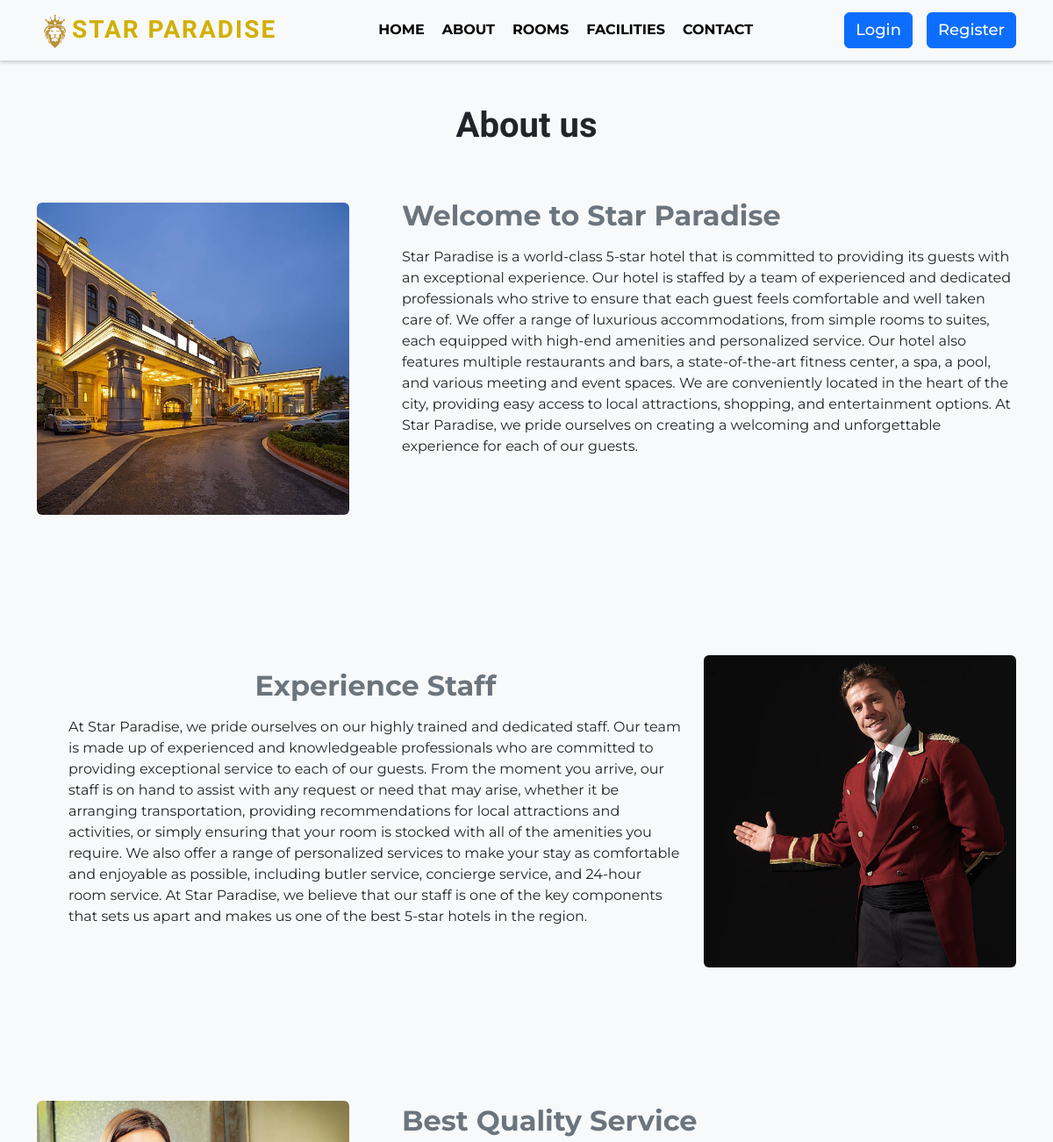
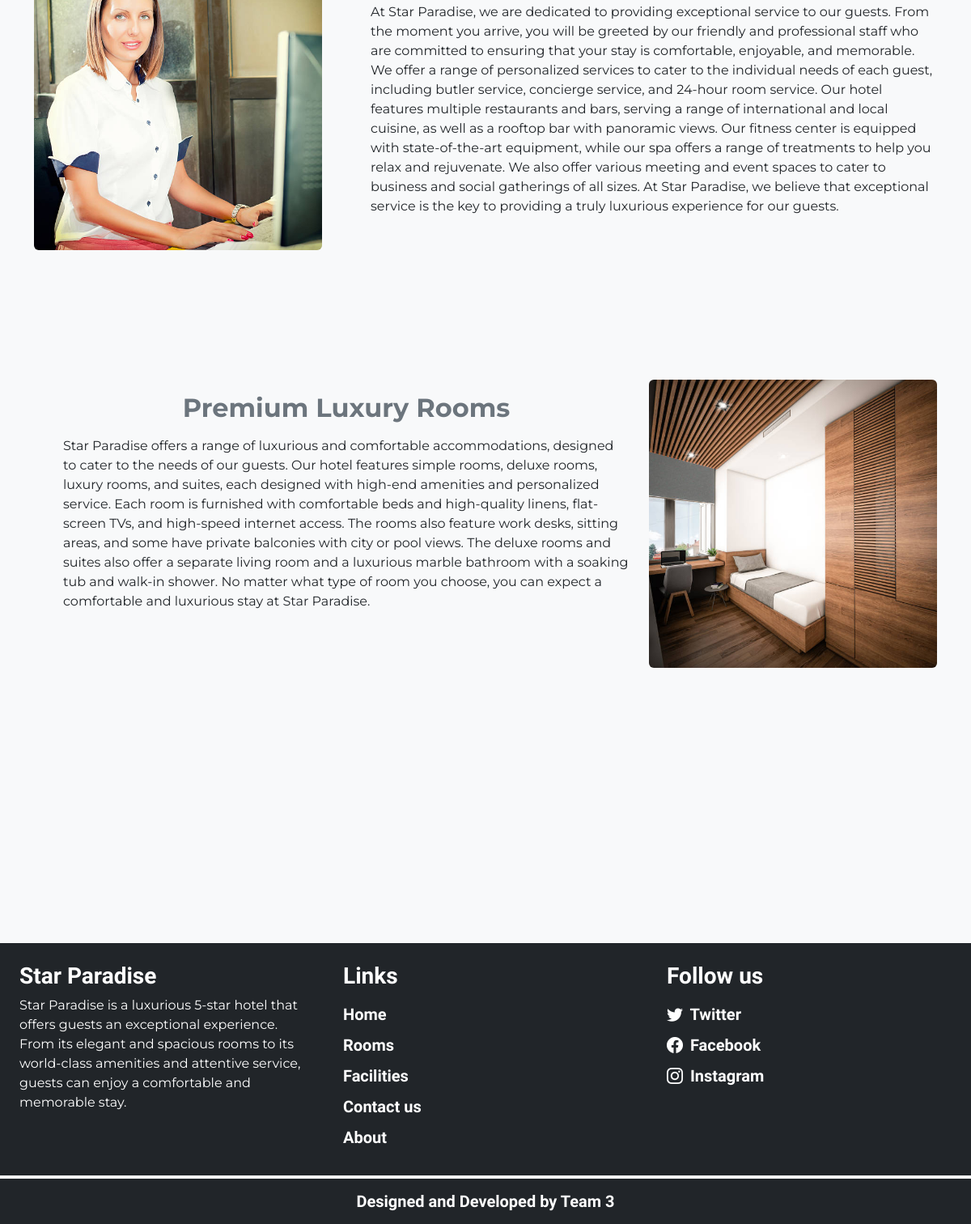
Page /about.php on the committed database (2 pictures, top to bottom).
### tables this page shows
CREATE TABLE `settings` (
  `sr_no` int(11) NOT NULL,
  `site_title` varchar(50) NOT NULL,
  `site_about` varchar(250) NOT NULL,
  `shutdown` tinyint(1) NOT NULL
);

### admin/inc/db_config.php (called while the page is built, shortened)
<?php
  function select($sql,$values,$datatypes)
  {
    $con = $GLOBALS['con'];
    if($stmt = mysqli_prepare($con,$sql))
    {
      mysqli_stmt_bind_param($stmt,$datatypes,...$values);
      if(mysqli_stmt_execute($stmt)){
        $res = mysqli_stmt_get_result($stmt);
        return $res;
      }
      else{
        mysqli_stmt_close($stmt);
        die("Query cannot be executed - Select");
      }
    }
    else{
      die("Query cannot be prepared - Select");
    }
  }
?>

### about.php (the view, shortened to what this page needs)
<!DOCTYPE html>
<html lang="en">
<head>
  <?php require('inc/links.php'); ?>
</head>
<body class="bg-light">
  <?php require('inc/header.php'); ?>
  <section class="about section-padding" id="about">
    <div class="container">
      <div class="row">
        <h1 class="text-center" data-aos="fade-down" data-aos-easing="linear" data-aos-duration="1500">About us</h1>
        <div class="col-lg-4 col-md-12 col-12 mb-sm-1 mt-md-5 mt-sm-5" data-aos="zoom-in" data-aos-duration="1500">
          <div class="about-img mt-2"><img alt="" class="img-fluid rounded " src="images\A-2.jpeg"></div>
        </div>
        <div class="col-lg-8 col-md-12 col-12 ps-lg-5 mt-md-5 mt-sm-5" data-aos="fade-left" data-aos-duration="2000">
          <div class="about-text pt-1">
            <h2 class="text-muted mb-3"><b>Welcome to Star Paradise</b></h2>
            <p>Star Paradise is a world-class 5-star hotel that is committed to providing its guests with an exceptional experience. Our hotel is staffed by a team of experienced and dedicated professionals who strive to ensure that each guest feels comfortable and well taken care of. We offer a range of luxurious accommodations, from simple rooms to suites, each equipped with high-end amenities and personalized service. Our hotel also features multiple restaurants and bars, a state-of-the-art fitness center, a spa, a pool, and various meeting and event spaces. We are conveniently located in the heart of the city, providing easy access to local attractions, shopping, and entertainment options. At Star Paradise, we pride ourselves on creating a welcoming and unforgettable experience for each of our guests.</p>
          </div>
        </div>
      </div>
    </div>
  </section>
  <section class="about section-padding" id="about">
    <div class="container">
      <div class="row">
        <div class="col-lg-8 col-md-12 col-12 ps-lg-5 mt-md-5 mt-sm-5" data-aos="fade-up-right" data-aos-duration="1500">
          <div class="about-text ">
            <h2 class="text-muted text-center mb-3 mt-4" data-aos="fade-down" data-aos-duration="2500"><b>Experience Staff</b></h2>
            <p>At Star Paradise, we pride ourselves on our highly trained and dedicated staff. Our team is made up of experienced and knowledgeable professionals who are committed to providing exceptional service to each of our guests. From the moment you arrive, our staff is on hand to assist with any request or need that may arise, whether it be arranging transportation, providing recommendations for local attractions and activities, or simply ensuring that your room is stocked with all of the amenities you require. We also offer a range of personalized services to make your stay as comfortable and enjoyable as possible, including butler service, concierge service, and 24-hour room service. At Star Paradise, we believe that our staff is one of the key components that sets us apart and makes us one of the best 5-star hotels in the region.</p>
          </div>
        </div>
        <div class="col-lg-4 col-md-12 col-12 mb-sm-1 mt-md-5 mt-sm-5" data-aos="fade-down-left" data-aos-duration="1500">
          <div class="about-img mt-2">
            <img alt="" class="img-fluid object-fit-fill rounded" src="images\about\a.jpg">
          </div>
        </div>
      </div>
    </div>
  </section>
  <section class="about section-padding" id="about">
    <div class="container">
      <div class="row">
        <div class="col-lg-4 col-md-12 col-12 mb-sm-1 mt-md-5 mt-sm-5" data-aos="fade-up-right" data-aos-duration="1500">
          <div class="about-img mt-0">
            <img alt="A-3" class="img-fluid object-fit-fill rounded" src="images\about\b.jpg">
          </div>
        </div>
        <div class="col-lg-8 col-md-12 col-12 ps-lg-5 mt-md-5 mt-sm-5" data-aos="fade-down-left" data-aos-duration="1500">
          <div class="about-text mt-1">
            <h2 class="text-muted" data-aos="fade-down" data-aos-duration="2500"><b>Best Quality Service</b></h2>
            <p>At Star Paradise, we are dedicated to providing exceptional service to our guests. From the moment you arrive, you will be greeted by our friendly and professional staff who are committed to ensuring that your stay is comfortable, enjoyable, and memorable. We offer a range of personalized services to cater to the individual needs of each guest, including butler service, concierge service, and 24-hour room service. Our hotel features multiple restaurants and bars, serving a range of international and local cuisine, as well as a rooftop bar with panoramic views. Our fitness center is equipped with state-of-the-art equipment, while our spa offers a range of treatments to help you relax and rejuvenate. We also offer various meeting and event spaces to cater to business and social gatherings of all sizes. At Star Paradise, we believe that exceptional service is the key to providing a truly luxurious experience for our guests.</p>
          </div>
        </div>
      </div>
    </div>
  </section>
  <section class="about section-padding" id="about">
    <div class="container">
      <div class="row">
        <div class="col-lg-8 col-md-12 col-12 ps-lg-5 mt-md-5 mt-sm-5" data-aos="fade-up-right" data-aos-duration="1500">
          <div class="about-text ">
            <h2 class="text-muted text-center mb-3 mt-4" data-aos="fade-down" data-aos-duration="2500"><b>Premium Luxury Rooms</b></h2>
            <p>Star Paradise offers a range of luxurious and comfortable accommodations, designed to cater to the needs of our guests. Our hotel features simple rooms, deluxe rooms, luxury rooms, and suites, each designed with high-end amenities and personalized service. Each room is furnished with comfortable beds and high-quality linens, flat-screen TVs, and high-speed internet access. The rooms also feature work desks, sitting areas, and some have private balconies with city or pool views. The deluxe rooms and suites also offer a separate living room and a luxurious marble bathroom with a soaking tub and walk-in shower. No matter what type of room you choose, you can expect a comfortable and luxurious stay at Star Paradise.</p>
          </div>
        </div>
        <div class="col-lg-4 col-md-12 col-12 mb-sm-1 mt-md-5 mt-sm-5" data-aos="fade-down-left" data-aos-duration="1500">
          <div class="about-img mt-2">
            <img alt="" class="img-fluid object-fit-fill rounded" src="images\about\c.jpg">
          </div>
        </div>
      </div>
    </div>
  </section>
  <div class="container mt-5">
    <div class="row">
      <div class="col-lg-3 col-md-6 mb-4 px-4" data-aos="flip-left" data-aos-duration="1200">
        <div class="bg-danger rounded shadow p-4  text-center box">
          <img src="images/about/hotel.svg" width="70px">
          <h5 class="mt-3 text-white fw-bold">100+ ROOMS</h5>
        </div>
      </div>
      <div class="col-lg-3 col-md-6 mb-4 px-4" data-aos="flip-left" data-aos-duration="1400">
        <div class="bg-danger rounded shadow p-4  text-center box">
          <img src="images/about/customers.svg" width="70px">
          <h5 class="mt-3 text-white fw-bold">200+ CUSTOMERS</h5>
        </div>
      </div>
      <div class="col-lg-3 col-md-6 mb-4 px-4" data-aos="flip-left" data-aos-duration="1600">
        <div class="bg-danger rounded shadow p-4  text-center box">
          <img src="images/about/rating.svg" width="70px">
          <h5 class="mt-3 text-white fw-bold">150+ REVIEWS</h5>
        </div>
      </div>
      <div class="col-lg-3 col-md-6 mb-4 px-4" data-aos="flip-left" data-aos-duration="2000">
        <div class="bg-danger rounded shadow p-4 text-center box">
          <img src="images/about/staff.svg" width="70px">
          <h5 class="mt-3 text-white fw-bold">200+ STAFFS</h5>
        </div>
      </div>
    </div>
  </div>
  <?php require('inc/footer.php'); ?>
</body>
</html>

### inc/header.php (shortened to what this page needs)
<nav class="navbar navbar-expand-lg navbar-light bg-light" id="nav-bar">
  <div class="container">
    <a class="navbar-brand" href="index.php" style="font-family: 'Kaushan Script', cursive"><img src="images\iconnn.png" alt="" width="40px" height="40px"><?php echo $settings_r['site_title'] ?></a>
    <div class="collapse navbar-collapse" id="navbarSupportedContent">
      <ul class="navbar-nav me-auto ms-auto mb-2 mb-lg-0">
        <li class="nav-item pe-1">
          <a class="nav-link" href="index.php">Home</a>
        </li>
        <li class="nav-item pe-1">
          <a class="nav-link" href="about.php">About</a>
        </li>
        <li class="nav-item pe-1">
          <a class="nav-link" href="rooms.php">Rooms</a>
        </li>
        <li class="nav-item pe-1">
          <a class="nav-link" href="facilities.php">Facilities</a>
        </li>
        <li class="nav-item pe-1">
          <a class="nav-link" href="contact.php">Contact</a>
        </li>
      </ul>
      <div class="d-flex">
        <?php
        if (isset($_SESSION['login']) && $_SESSION['login'] == true) {
          $path = USERS_IMG_PATH;
          echo <<<data
              <div class="btn-group">
                <button type="button" class="btn btn-outline-primary shadow-none dropdown-toggle" data-bs-toggle="dropdown" data-bs-display="static" aria-expanded="false">
                  <img src="$path$_SESSION[uPic]" style="width: 25px; height: 25px;" class="me-1 rounded-circle">
                  $_SESSION[uName]
                </button>
                <ul class="dropdown-menu dropdown-menu-lg-end">
                  <li><a class="dropdown-item" href="profile.php">Profile</a></li>
                  <li><a class="dropdown-item" href="bookings.php">Bookings</a></li>
                  <li><a class="dropdown-item" href="logout.php"><i class="uil uil-signout"></i>Logout</a></li>
                </ul>
              </div>
            data;
        } else {
          echo <<<data
              <button type="button" class="btn btn-primary me-lg-3 me-2 nav-btn" data-bs-toggle="modal" data-bs-target="#loginModal">
                Login
              </button>
              <button type="button" class="btn btn-primary nav-btn" data-bs-toggle="modal" data-bs-target="#registerModal">
                Register
              </button>
          data;
        }
        ?>
      </div>
    </div>
  </div>
</nav>

### inc/footer.php (shortened to what this page needs)
<div class="container-fluid text-bg-dark mt-5">
  <div class="row">
    <div class="col-lg-4 p-4">
      <h2 class="h-font fw-bold fs-3 mb-2" style="font-family: 'Kaushan Script', cursive"><?php echo $settings_r['site_title'] ?></h2>
      <p>
        <?php echo $settings_r['site_about'] ?>
      </p>
    </div>
    <div class="col-lg-4 p-4">
      <h3 class="mb-3 fw-bold" style="font-family: 'Kaushan Script', cursive">Links</h3>
      <a href="index.php" class="d-inline-block mb-2 text-white text-decoration-none fw-bold fs-5" style="font-family: 'Kaushan Script', cursive">Home</a> <br>
      <a href="rooms.php" class="d-inline-block mb-2 text-white text-decoration-none fw-bold fs-5" style="font-family: 'Kaushan Script', cursive">Rooms</a> <br>
      <a href="facilities.php" class="d-inline-block mb-2 text-white text-decoration-none fw-bold fs-5" style="font-family: 'Kaushan Script', cursive">Facilities</a> <br>
      <a href="contact.php" class="d-inline-block mb-2 text-white text-decoration-none fw-bold fs-5" style="font-family: 'Kaushan Script', cursive">Contact us</a> <br>
      <a href="about.php" class="d-inline-block mb-2 text-white text-decoration-none fw-bold fs-5" style="font-family: 'Kaushan Script', cursive">About</a>
    </div>
    <div class="col-lg-4 p-4">
      <h3 class="mb-3 fw-bold" style="font-family: 'Kaushan Script', cursive">Follow us</h3>
      <?php
      if ($contact_r['tw'] != '') {
        echo <<<data
              <a href="$contact_r[tw]" class="d-inline-block text-white text-decoration-none fw-bold fs-5 mb-2"  style="font-family: 'Kaushan Script', cursive">
                <i class="bi bi-twitter me-1"></i> Twitter
              </a><br>
            data;
      }
      ?>
      <a href="<?php echo $contact_r['fb'] ?>" class="d-inline-block text-white text-decoration-none fw-bold fs-5 mb-2" style="font-family: 'Kaushan Script', cursive">
        <i class="bi bi-facebook me-1"></i> Facebook
      </a><br>
      <a href="<?php echo $contact_r['insta'] ?>" class="d-inline-block text-white text-decoration-none fw-bold fs-5" style="font-family: 'Kaushan Script', cursive">
        <i class="bi bi-instagram me-1"></i> Instagram
      </a><br>
    </div>
  </div>
</div>
<h5 class="text-center bg-dark text-white fw-bold p-3 m-0 mt-1" style="font-family: 'Kaushan Script', cursive">Designed and Developed by Team 3</h5>

### css/common.css (style rules this page uses)
.h-font { font-family: "Merienda", cursive; }

### about.php (style rules this page uses)
.section-padding { padding: 50px 0; }
.box { border-top-color: var(--teal) !important; }
.about h1 { font-family: 'kaushan Script', cursive; font-weight: 800; }

### inc/header.php (style rules this page uses)
* { font-family: 'Montserrat', sans-serif; }
nav { box-shadow: 0 2px 4px 0 rgba(0, 0, 0, .2); }
.navbar-nav a { font-size: 16px; text-transform: uppercase; font-weight: 600; }
.navbar-light .navbar-brand { color: #D1B000; font-size: 28px; text-transform: uppercase; font-weight: bold; letter-spacing: 2px; }
.navbar-light .navbar-nav .nav-link { color: #000; transition: all 0.5s; position: relative; font-weight: 700; }
.navbar-light .navbar-nav .nav-link::after { content: ''; height: 2px; width: 100%; background-color: #4169e1; position: absolute; bottom: 0; left: 0; opacity: 0; }
.nav-btn { color: #fff; font-size: 18px !important; font-weight: 500; }

### rows in the picture
settings: site_title "STAR PARADISE", site_title "Star Paradise", site_about "Star Paradise is a luxurious 5-star hotel that offers guests an exceptional experience. From its elegant and spacious rooms to its world-class amenities and attentive service, guests can enjoy a comfortable and memorable stay."
